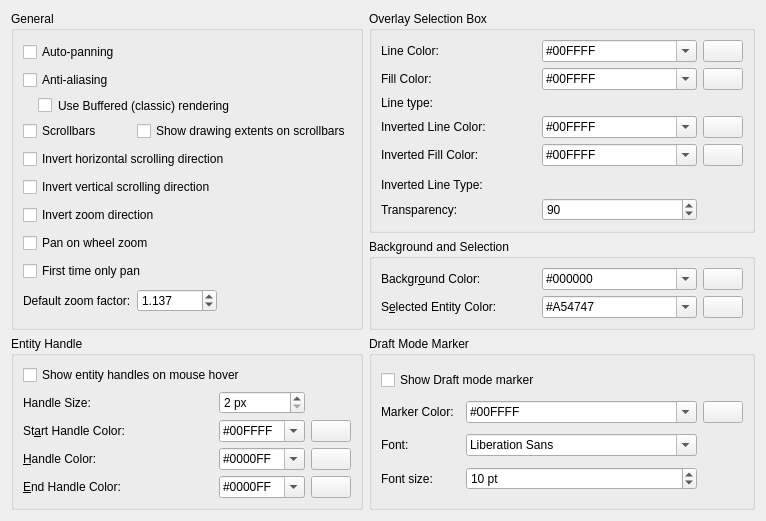
     <widget class="QWidget" name="tabAppearance">
      <attribute name="title">
       <string>&amp;Graphic View</string>
      </attribute>
      <layout class="QGridLayout" name="gridLayout_6">
       <item row="8" column="0">
        <spacer name="verticalSpacer_7">
         <property name="orientation">
          <enum>Qt::Orientation::Vertical</enum>
         </property>
         <property name="sizeHint" stdset="0">
          <size>
           <width>20</width>
           <height>0</height>
          </size>
         </property>
        </spacer>
       </item>
       <item row="0" column="0" rowspan="2">
        <widget class="QGroupBox" name="gbGVBehavior">
         <property name="sizePolicy">
          <sizepolicy hsizetype="Preferred" vsizetype="Preferred">
           <horstretch>0</horstretch>
           <verstretch>0</verstretch>
          </sizepolicy>
         </property>
         <property name="title">
          <string>General</string>
         </property>
         <layout class="QGridLayout" name="gridLayout_15" columnstretch="0,0">
          <property name="verticalSpacing">
           <number>6</number>
          </property>
          <item row="3" column="0">
           <widget class="QCheckBox" name="scrollbars_check_box">
            <property name="sizePolicy">
             <sizepolicy hsizetype="Preferred" vsizetype="Fixed">
              <horstretch>0</horstretch>
              <verstretch>0</verstretch>
             </sizepolicy>
            </property>
            <property name="toolTip">
             <string>Defines whether scrollbar should be shown in graphic view</string>
            </property>
            <property name="text">
             <string>Scrollbars</string>
            </property>
           </widget>
          </item>
          <item row="3" column="1">
           <widget class="QCheckBox" name="cbScrollBarContentBand">
            <property name="sizePolicy">
             <sizepolicy hsizetype="Preferred" vsizetype="Fixed">
              <horstretch>0</horstretch>
              <verstretch>0</verstretch>
             </sizepolicy>
            </property>
            <property name="toolTip">
             <string>Marks the drawing's range along each scrollbar where it lies outside the view, and gives the ranges and the drawing's distance in the scrollbar's tooltip, so the drawing can be found again when panned far away</string>
            </property>
            <property name="text">
             <string>Show drawing extents on scrollbars</string>
            </property>
           </widget>
          </item>
          <item row="1" column="0" colspan="2">
           <widget class="QCheckBox" name="cb_antialiasing">
            <property name="sizePolicy">
             <sizepolicy hsizetype="Preferred" vsizetype="Fixed">
              <horstretch>0</horstretch>
              <verstretch>0</verstretch>
             </sizepolicy>
            </property>
            <property name="toolTip">
             <string>If checked,  objects will be painted smoother due to anti-aliasing</string>
            </property>
            <property name="text">
             <string>Anti-aliasing</string>
            </property>
           </widget>
          </item>
          <item row="4" column="0" colspan="2">
           <widget class="QCheckBox" name="cbWheelScrollInvertH">
            <property name="sizePolicy">
             <sizepolicy hsizetype="Preferred" vsizetype="Fixed">
              <horstretch>0</horstretch>
              <verstretch>0</verstretch>
             </sizepolicy>
            </property>
            <property name="toolTip">
             <string>Inverts scrolling direction when using mouse wheel with Shift key.</string>
            </property>
            <property name="text">
             <string>Invert horizontal scrolling direction</string>
            </property>
           </widget>
          </item>
          <item row="8" column="0" colspan="2">
           <widget class="QCheckBox" name="cbFirstTimeNoZoom">
            <property name="sizePolicy">
             <sizepolicy hsizetype="Preferred" vsizetype="Fixed">
              <horstretch>0</horstretch>
              <verstretch>0</verstretch>
             </sizepolicy>
            </property>
            <property name="text">
             <string>First time only pan</string>
            </property>
           </widget>
          </item>
          <item row="7" column="0" colspan="2">
           <widget class="QCheckBox" name="cbPanOnWheelZoom">
            <property name="sizePolicy">
             <sizepolicy hsizetype="Preferred" vsizetype="Fixed">
              <horstretch>0</horstretch>
              <verstretch>0</verstretch>
             </sizepolicy>
            </property>
            <property name="toolTip">
             <string>On mouse wheel zoom, pan to the middle of the window.</string>
            </property>
            <property name="text">
             <string>Pan on wheel zoom</string>
            </property>
           </widget>
          </item>
          <item row="5" column="0" colspan="2">
           <widget class="QCheckBox" name="cbWheelScrollInvertV">
            <property name="sizePolicy">
             <sizepolicy hsizetype="Preferred" vsizetype="Fixed">
              <horstretch>0</horstretch>
              <verstretch>0</verstretch>
             </sizepolicy>
            </property>
            <property name="toolTip">
             <string>Inverts scrolling direction when using mouse wheel with Ctrl key.</string>
            </property>
            <property name="text">
             <string>Invert vertical scrolling direction</string>
            </property>
           </widget>
          </item>
          <item row="2" column="0" colspan="2">
           <widget class="QCheckBox" name="cbClassicRendering">
            <property name="sizePolicy">
             <sizepolicy hsizetype="Preferred" vsizetype="Fixed">
              <horstretch>0</horstretch>
              <verstretch>0</verstretch>
             </sizepolicy>
            </property>
            <property name="toolTip">
             <string>If disabled, more sequental painting algorithm is used that may deliver better antialising results</string>
            </property>
            <property name="styleSheet">
             <string notr="true">margin-left:15px</string>
            </property>
            <property name="text">
             <string>Use Buffered (classic) rendering</string>
            </property>
           </widget>
          </item>
          <item row="6" column="0" colspan="2">
           <widget class="QCheckBox" name="cbInvertZoomDirection">
            <property name="sizePolicy">
             <sizepolicy hsizetype="Preferred" vsizetype="Fixed">
              <horstretch>0</horstretch>
              <verstretch>0</verstretch>
             </sizepolicy>
            </property>
            <property name="toolTip">
             <string>Inverts zoom direction when using mouse wheel.</string>
            </property>
            <property name="text">
             <string>Invert zoom direction</string>
            </property>
           </widget>
          </item>
          <item row="0" column="0" colspan="2">
           <widget class="QCheckBox" name="cb_autopanning">
            <property name="sizePolicy">
             <sizepolicy hsizetype="Preferred" vsizetype="Fixed">
              <horstretch>0</horstretch>
              <verstretch>0</verstretch>
             </sizepolicy>
            </property>
            <property name="toolTip">
             <string>If selected, drawing will be panned automatically if mouse is near drawing view boundaries</string>
            </property>
            <property name="text">
             <string>Auto-panning</string>
            </property>
           </widget>
          </item>
          <item row="10" column="1">
           <widget class="QDoubleSpinBox" name="sbDefaultZoomFactor">
            <property name="sizePolicy">
             <sizepolicy hsizetype="Preferred" vsizetype="Fixed">
              <horstretch>0</horstretch>
              <verstretch>0</verstretch>
             </sizepolicy>
            </property>
            <property name="maximumSize">
             <size>
              <width>80</width>
              <height>16777215</height>
             </size>
            </property>
            <property name="toolTip">
             <string>Controls how quickly the scroll wheel will zoom in &amp; out. Higher values - faster zoom.</string>
            </property>
            <property name="decimals">
             <number>3</number>
            </property>
            <property name="minimum">
             <double>1.001000000000000</double>
            </property>
            <property name="maximum">
             <double>1.500000000000000</double>
            </property>
            <property name="singleStep">
             <double>0.001000000000000</double>
            </property>
            <property name="value">
             <double>1.137000000000000</double>
            </property>
           </widget>
          </item>
          <item row="10" column="0">
           <widget class="QLabel" name="label_18">
            <property name="text">
             <string>Default zoom factor:</string>
            </property>
           </widget>
          </item>
         </layout>
        </widget>
       </item>
       <item row="0" column="1">
        <widget class="QGroupBox" name="groupBox_13">
         <property name="title">
          <string>Overlay Selection Box</string>
         </property>
         <layout class="QGridLayout" name="gridLayout_14">
          <item row="4" column="2">
           <widget class="QPushButton" name="pbOverlayBoxFillInverted">
            <property name="sizePolicy">
             <sizepolicy hsizetype="Maximum" vsizetype="Fixed">
              <horstretch>0</horstretch>
              <verstretch>0</verstretch>
             </sizepolicy>
            </property>
            <property name="toolTip">
             <string>Click to select color</string>
            </property>
            <property name="text">
             <string/>
            </property>
            <property name="icon">
             <iconset resource="../../../../../res/controls/controls.qrc">
              <normaloff>:/controls/colorxx.png</normaloff>:/controls/colorxx.png</iconset>
            </property>
           </widget>
          </item>
          <item row="3" column="1">
           <widget class="QComboBox" name="cbOverlayBoxLineInverted">
            <property name="toolTip">
             <string>Color of line for overlay selection box if box is inverted (from right to left)</string>
            </property>
            <property name="accessibleDescription">
             <string notr="true"/>
            </property>
            <property name="editable">
             <bool>true</bool>
            </property>
            <item>
             <property name="text">
              <string notr="true">#00FFFF</string>
             </property>
            </item>
           </widget>
          </item>
          <item row="3" column="0">
           <widget class="QLabel" name="label_9">
            <property name="text">
             <string>Inverted Line Color:</string>
            </property>
           </widget>
          </item>
          <item row="4" column="0">
           <widget class="QLabel" name="label_10">
            <property name="text">
             <string>Inverted Fill Color:</string>
            </property>
           </widget>
          </item>
          <item row="7" column="0">
           <widget class="QLabel" name="label_12">
            <property name="toolTip">
             <string>Smaller value - higher transparency of overlay</string>
            </property>
            <property name="text">
             <string>Transparency:</string>
            </property>
           </widget>
          </item>
          <item row="0" column="2">
           <widget class="QPushButton" name="pbOverlayBoxLine">
            <property name="sizePolicy">
             <sizepolicy hsizetype="Maximum" vsizetype="Fixed">
              <horstretch>0</horstretch>
              <verstretch>0</verstretch>
             </sizepolicy>
            </property>
            <property name="toolTip">
             <string>Click to select color</string>
            </property>
            <property name="text">
             <string/>
            </property>
            <property name="icon">
             <iconset resource="../../../../../res/controls/controls.qrc">
              <normaloff>:/controls/colorxx.png</normaloff>:/controls/colorxx.png</iconset>
            </property>
           </widget>
          </item>
          <item row="3" column="2">
           <widget class="QPushButton" name="pbOverlayBoxLineInverted">
            <property name="sizePolicy">
             <sizepolicy hsizetype="Maximum" vsizetype="Fixed">
              <horstretch>0</horstretch>
              <verstretch>0</verstretch>
             </sizepolicy>
            </property>
            <property name="toolTip">
             <string>Click to select color</string>
            </property>
            <property name="text">
             <string/>
            </property>
            <property name="icon">
             <iconset resource="../../../../../res/controls/controls.qrc">
              <normaloff>:/controls/colorxx.png</normaloff>:/controls/colorxx.png</iconset>
            </property>
           </widget>
          </item>
          <item row="2" column="1" colspan="2">
           <widget class="QG_LineTypeBox" name="wOverlaySelectionLineType" native="true">
            <property name="toolTip">
             <string>Overlay selection box boundary line type (normal mode)</string>
            </property>
           </widget>
          </item>
          <item row="6" column="0">
           <widget class="QLabel" name="label_42">
            <property name="text">
             <string>Inverted Line Type:</string>
            </property>
           </widget>
          </item>
          <item row="0" column="1">
           <widget class="QComboBox" name="cbOverlayBoxLine">
            <property name="toolTip">
             <string>Color for line for overlay box</string>
            </property>
            <property name="accessibleDescription">
             <string notr="true"/>
            </property>
            <property name="editable">
             <bool>true</bool>
            </property>
            <item>
             <property name="text">
              <string notr="true">#00FFFF</string>
             </property>
            </item>
           </widget>
          </item>
          <item row="7" column="1">
           <widget class="QSpinBox" name="sbOverlayBoxTransparency">
            <property name="sizePolicy">
             <sizepolicy hsizetype="Preferred" vsizetype="Fixed">
              <horstretch>0</horstretch>
              <verstretch>0</verstretch>
             </sizepolicy>
            </property>
            <property name="toolTip">
             <string>Transparency for overlay selection box. Smaller value - more transparent.</string>
            </property>
            <property name="minimum">
             <number>10</number>
            </property>
            <property name="value">
             <number>90</number>
            </property>
           </widget>
          </item>
          <item row="1" column="0">
           <widget class="QLabel" name="label_7">
            <property name="text">
             <string>Fill Color:</string>
            </property>
           </widget>
          </item>
          <item row="2" column="0">
           <widget class="QLabel" name="label_41">
            <property name="text">
             <string>Line type:</string>
            </property>
           </widget>
          </item>
          <item row="0" column="0">
           <widget class="QLabel" name="label_6">
            <property name="text">
             <string>Line Color:</string>
            </property>
           </widget>
          </item>
          <item row="1" column="1">
           <widget class="QComboBox" name="cbOverlayBoxFill">
            <property name="toolTip">
             <string>Fill color for overlay selection box</string>
            </property>
            <property name="accessibleDescription">
             <string notr="true"/>
            </property>
            <property name="editable">
             <bool>true</bool>
            </property>
            <item>
             <property name="text">
              <string notr="true">#00FFFF</string>
             </property>
            </item>
           </widget>
          </item>
          <item row="1" column="2">
           <widget class="QPushButton" name="pbOverlayBoxFill">
            <property name="sizePolicy">
             <sizepolicy hsizetype="Maximum" vsizetype="Fixed">
              <horstretch>0</horstretch>
              <verstretch>0</verstretch>
             </sizepolicy>
            </property>
            <property name="toolTip">
             <string>Click to select color</string>
            </property>
            <property name="text">
             <string/>
            </property>
            <property name="icon">
             <iconset resource="../../../../../res/controls/controls.qrc">
              <normaloff>:/controls/colorxx.png</normaloff>:/controls/colorxx.png</iconset>
            </property>
           </widget>
          </item>
          <item row="4" column="1">
           <widget class="QComboBox" name="cbOverlayBoxFillInverted">
            <property name="toolTip">
             <string>Color for filling inverted overlay selection box</string>
            </property>
            <property name="accessibleDescription">
             <string notr="true"/>
            </property>
            <property name="editable">
             <bool>true</bool>
            </property>
            <item>
             <property name="text">
              <string notr="true">#00FFFF</string>
             </property>
            </item>
           </widget>
          </item>
          <item row="5" column="1" rowspan="2" colspan="2">
           <widget class="QG_LineTypeBox" name="wOverlaySelectionInvertedLineType" native="true">
            <property name="toolTip">
             <string>Overlay selection box boundary line type (inverted mode)</string>
            </property>
           </widget>
          </item>
         </layout>
        </widget>
       </item>
       <item row="1" column="1">
        <widget class="QGroupBox" name="groupBox_19">
         <property name="title">
          <string>Background and Selection</string>
         </property>
         <layout class="QGridLayout" name="gridLayout_40">
          <item row="0" column="1">
           <widget class="QComboBox" name="cbBackgroundColor">
            <property name="sizePolicy">
             <sizepolicy hsizetype="Preferred" vsizetype="Fixed">
              <horstretch>0</horstretch>
              <verstretch>0</verstretch>
             </sizepolicy>
            </property>
            <property name="toolTip">
             <string>Color for drawing background</string>
            </property>
            <property name="accessibleDescription">
             <string notr="true"/>
            </property>
            <property name="editable">
             <bool>true</bool>
            </property>
            <item>
             <property name="text">
              <string notr="true">#000000</string>
             </property>
            </item>
            <item>
             <property name="text">
              <string notr="true">#FFFFFF</string>
             </property>
            </item>
            <item>
             <property name="text">
              <string notr="true">#F0F8FF</string>
             </property>
            </item>
           </widget>
          </item>
          <item row="1" column="2">
           <widget class="QPushButton" name="pb_selected">
            <property name="sizePolicy">
             <sizepolicy hsizetype="Maximum" vsizetype="Fixed">
              <horstretch>0</horstretch>
              <verstretch>0</verstretch>
             </sizepolicy>
            </property>
            <property name="toolTip">
             <string>Click to select color</string>
            </property>
            <property name="text">
             <string/>
            </property>
            <property name="icon">
             <iconset resource="../../../../../res/controls/controls.qrc">
              <normaloff>:/controls/colorxx.png</normaloff>:/controls/colorxx.png</iconset>
            </property>
           </widget>
          </item>
          <item row="1" column="1">
           <widget class="QComboBox" name="cbSelectedColor">
            <property name="toolTip">
             <string>Color for selected entities</string>
            </property>
            <property name="accessibleDescription">
             <string notr="true"/>
            </property>
            <property name="editable">
             <bool>true</bool>
            </property>
            <item>
             <property name="text">
              <string notr="true">#A54747</string>
             </property>
            </item>
           </widget>
          </item>
          <item row="1" column="0">
           <widget class="QLabel" name="lSelectedColor">
            <property name="text">
             <string>S&amp;elected Entity Color:</string>
            </property>
            <property name="wordWrap">
             <bool>false</bool>
            </property>
            <property name="buddy">
             <cstring>cbSelectedColor</cstring>
            </property>
           </widget>
          </item>
          <item row="0" column="0">
           <widget class="QLabel" name="lBackground">
            <property name="text">
             <string>Backgr&amp;ound Color:</string>
            </property>
            <property name="wordWrap">
             <bool>false</bool>
            </property>
            <property name="buddy">
             <cstring>cbBackgroundColor</cstring>
            </property>
           </widget>
          </item>
          <item row="0" column="2">
           <widget class="QPushButton" name="pb_background">
            <property name="sizePolicy">
             <sizepolicy hsizetype="Maximum" vsizetype="Fixed">
              <horstretch>0</horstretch>
              <verstretch>0</verstretch>
             </sizepolicy>
            </property>
            <property name="toolTip">
             <string>Click to select color</string>
            </property>
            <property name="text">
             <string/>
            </property>
            <property name="icon">
             <iconset resource="../../../../../res/controls/controls.qrc">
              <normaloff>:/controls/colorxx.png</normaloff>:/controls/colorxx.png</iconset>
            </property>
           </widget>
          </item>
         </layout>
        </widget>
       </item>
       <item row="2" column="1">
        <widget class="QGroupBox" name="gbWorldZero_2">
         <property name="title">
          <string>Draft Mode Marker</string>
         </property>
         <layout class="QGridLayout" name="gridLayout_39">
          <item row="2" column="1">
           <widget class="QLabel" name="label_26">
            <property name="text">
             <string>Font:</string>
            </property>
           </widget>
          </item>
          <item row="1" column="3">
           <widget class="QComboBox" name="cbDraftModeMarkerColor">
            <property name="toolTip">
             <string>Color of line for overlay selection box if box is inverted (from right to left)</string>
            </property>
            <property name="accessibleDescription">
             <string notr="true"/>
            </property>
            <property name="editable">
             <bool>true</bool>
            </property>
            <item>
             <property name="text">
              <string notr="true">#00FFFF</string>
             </property>
            </item>
           </widget>
          </item>
          <item row="0" column="1" colspan="4">
           <widget class="QCheckBox" name="cbShowDraftModeMarker">
            <property name="toolTip">
             <string>If selected, in draft mode text label will be drawin in view corners</string>
            </property>
            <property name="text">
             <string>Show Draft mode marker</string>
            </property>
           </widget>
          </item>
          <item row="2" column="3">
           <widget class="QFontComboBox" name="fcbDraftModeFont">
            <property name="toolTip">
             <string>Font that should be used for draft mode marker</string>
            </property>
           </widget>
          </item>
          <item row="1" column="1">
           <widget class="QLabel" name="label_25">
            <property name="text">
             <string>Marker Color:</string>
            </property>
           </widget>
          </item>
          <item row="1" column="4">
           <widget class="QPushButton" name="pbDraftModeColor">
            <property name="sizePolicy">
             <sizepolicy hsizetype="Maximum" vsizetype="Fixed">
              <horstretch>0</horstretch>
              <verstretch>0</verstretch>
             </sizepolicy>
            </property>
            <property name="toolTip">
             <string>Click to select color</string>
            </property>
            <property name="text">
             <string/>
            </property>
            <property name="icon">
             <iconset resource="../../../../../res/controls/controls.qrc">
              <normaloff>:/controls/colorxx.png</normaloff>:/controls/colorxx.png</iconset>
            </property>
           </widget>
          </item>
          <item row="3" column="3">
           <widget class="QSpinBox" name="sbDraftModeFontSize">
            <property name="toolTip">
             <string>Font size that should be used for drawing name of axis in coordinate system zero.</string>
            </property>
            <property name="suffix">
             <string> pt</string>
            </property>
            <property name="minimum">
             <number>5</number>
            </property>
            <property name="maximum">
             <number>30</number>
            </property>
            <property name="value">
             <number>10</number>
            </property>
           </widget>
          </item>
          <item row="3" column="1">
           <widget class="QLabel" name="label_27">
            <property name="text">
             <string>Font size:</string>
            </property>
           </widget>
          </item>
         </layout>
        </widget>
       </item>
       <item row="2" column="0">
        <widget class="QGroupBox" name="gbGVEntityHandle">
         <property name="title">
          <string>Entity Handle</string>
         </property>
         <layout class="QGridLayout" name="gridLayout">
          <item row="6" column="1">
           <widget class="QLabel" name="lHandleEndColor">
            <property name="text">
             <string>&amp;End Handle Color:</string>
            </property>
            <property name="buddy">
             <cstring>cbEndHandleColor</cstring>
            </property>
           </widget>
          </item>
          <item row="3" column="1" colspan="2">
           <widget class="QLabel" name="lStartHandleColor">
            <property name="text">
             <string>St&amp;art Handle Color:</string>
            </property>
            <property name="buddy">
             <cstring>cbStartHandleColor</cstring>
            </property>
           </widget>
          </item>
          <item row="3" column="3">
           <widget class="QComboBox" name="cbStartHandleColor">
            <property name="toolTip">
             <string>Color for start handle of entity</string>
            </property>
            <property name="accessibleDescription">
             <string notr="true"/>
            </property>
            <property name="editable">
             <bool>true</bool>
            </property>
            <item>
             <property name="text">
              <string notr="true">#00FFFF</string>
             </property>
            </item>
           </widget>
          </item>
          <item row="3" column="4">
           <widget class="QPushButton" name="pb_start">
            <property name="sizePolicy">
             <sizepolicy hsizetype="Maximum" vsizetype="Fixed">
              <horstretch>0</horstretch>
              <verstretch>0</verstretch>
             </sizepolicy>
            </property>
            <property name="toolTip">
             <string>Click to select color</string>
            </property>
            <property name="text">
             <string/>
            </property>
            <property name="icon">
             <iconset resource="../../../../../res/controls/controls.qrc">
              <normaloff>:/controls/colorxx.png</normaloff>:/controls/colorxx.png</iconset>
            </property>
           </widget>
          </item>
          <item row="6" column="3">
           <widget class="QComboBox" name="cbEndHandleColor">
            <property name="toolTip">
             <string>Color of end handle for entity</string>
            </property>
            <property name="accessibleDescription">
             <string notr="true"/>
            </property>
            <property name="editable">
             <bool>true</bool>
            </property>
            <item>
             <property name="text">
              <string notr="true">#0000FF</string>
             </property>
            </item>
           </widget>
          </item>
          <item row="6" column="4">
           <widget class="QPushButton" name="pb_end">
            <property name="sizePolicy">
             <sizepolicy hsizetype="Maximum" vsizetype="Fixed">
              <horstretch>0</horstretch>
              <verstretch>0</verstretch>
             </sizepolicy>
            </property>
            <property name="toolTip">
             <string>Click to select color</string>
            </property>
            <property name="text">
             <string/>
            </property>
            <property name="icon">
             <iconset resource="../../../../../res/controls/controls.qrc">
              <normaloff>:/controls/colorxx.png</normaloff>:/controls/colorxx.png</iconset>
            </property>
           </widget>
          </item>
          <item row="1" column="1">
           <widget class="QLabel" name="lEntityHandleSize">
            <property name="text">
             <string>Handle Size:</string>
            </property>
           </widget>
          </item>
          <item row="4" column="3">
           <widget class="QComboBox" name="cbHandleColor">
            <property name="toolTip">
             <string>Color of non-endpoint handle of entity</string>
            </property>
            <property name="accessibleDescription">
             <string notr="true"/>
            </property>
            <property name="editable">
             <bool>true</bool>
            </property>
            <item>
             <property name="text">
              <string notr="true">#0000FF</string>
             </property>
            </item>
           </widget>
          </item>
          <item row="4" column="1" colspan="2">
           <widget class="QLabel" name="lHandleStartColor">
            <property name="text">
             <string>&amp;Handle Color:</string>
            </property>
            <property name="buddy">
             <cstring>cbHandleColor</cstring>
            </property>
           </widget>
          </item>
          <item row="1" column="3">
           <widget class="QSpinBox" name="sbHandleSize">
            <property name="sizePolicy">
             <sizepolicy hsizetype="Preferred" vsizetype="Fixed">
              <horstretch>0</horstretch>
              <verstretch>0</verstretch>
             </sizepolicy>
            </property>
            <property name="toolTip">
             <string>Size of square that is highlights entities reference points (endpoints etc.)</string>
            </property>
            <property name="suffix">
             <string> px</string>
            </property>
            <property name="minimum">
             <number>2</number>
            </property>
            <property name="maximum">
             <number>12</number>
            </property>
            <property name="singleStep">
             <number>2</number>
            </property>
           </widget>
          </item>
          <item row="4" column="4">
           <widget class="QPushButton" name="pb_handle">
            <property name="sizePolicy">
             <sizepolicy hsizetype="Maximum" vsizetype="Fixed">
              <horstretch>0</horstretch>
              <verstretch>0</verstretch>
             </sizepolicy>
            </property>
            <property name="toolTip">
             <string>Click to select color</string>
            </property>
            <property name="text">
             <string/>
            </property>
            <property name="icon">
             <iconset resource="../../../../../res/controls/controls.qrc">
              <normaloff>:/controls/colorxx.png</normaloff>:/controls/colorxx.png</iconset>
            </property>
           </widget>
          </item>
          <item row="0" column="1" colspan="4">
           <widget class="QCheckBox" name="cbShowRefPointsOnHovering">
            <property name="sizePolicy">
             <sizepolicy hsizetype="Preferred" vsizetype="Fixed">
              <horstretch>0</horstretch>
              <verstretch>0</verstretch>
             </sizepolicy>
            </property>
            <property name="toolTip">
             <string>If enabled, entity handles are highlighted on hover (requires &quot;highlight entities on hover&quot; to be enabled)</string>
            </property>
            <property name="styleSheet">
             <string notr="true"/>
            </property>
            <property name="text">
             <string>Show entity handles on mouse hover</string>
            </property>
           </widget>
          </item>
         </layout>
        </widget>
       </item>
      </layout>
     </widget>
